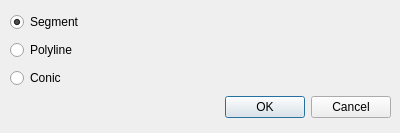
<?xml version="1.0" encoding="UTF-8"?>
<ui version="4.0">
 <class>NewTabDialog</class>
 <widget class="QDialog" name="NewTabDialog">
  <property name="geometry">
   <rect>
    <x>0</x>
    <y>0</y>
    <width>400</width>
    <height>133</height>
   </rect>
  </property>
  <property name="windowTitle">
   <string>Dialog</string>
  </property>
  <widget class="QWidget" name="gridLayoutWidget">
   <property name="geometry">
    <rect>
     <x>10</x>
     <y>10</y>
     <width>381</width>
     <height>113</height>
    </rect>
   </property>
   <layout class="QGridLayout" name="gridLayout">
    <item row="0" column="0">
     <widget class="QRadioButton" name="segmentRadioButton">
      <property name="text">
       <string>Segment</string>
      </property>
      <property name="checked">
       <bool>true</bool>
      </property>
     </widget>
    </item>
    <item row="1" column="0">
     <widget class="QRadioButton" name="polylineRadioButton">
      <property name="enabled">
       <bool>true</bool>
      </property>
      <property name="text">
       <string>Polyline</string>
      </property>
     </widget>
    </item>
    <item row="2" column="0">
     <widget class="QRadioButton" name="conicRadioButton">
      <property name="text">
       <string>Conic</string>
      </property>
     </widget>
    </item>
    <item row="3" column="0">
     <widget class="QDialogButtonBox" name="buttonBox">
      <property name="orientation">
       <enum>Qt::Horizontal</enum>
      </property>
      <property name="standardButtons">
       <set>QDialogButtonBox::Cancel|QDialogButtonBox::Ok</set>
      </property>
     </widget>
    </item>
   </layout>
  </widget>
 </widget>
 <resources/>
 <connections>
  <connection>
   <sender>buttonBox</sender>
   <signal>accepted()</signal>
   <receiver>NewTabDialog</receiver>
   <slot>accept()</slot>
   <hints>
    <hint type="sourcelabel">
     <x>248</x>
     <y>254</y>
    </hint>
    <hint type="destinationlabel">
     <x>157</x>
     <y>274</y>
    </hint>
   </hints>
  </connection>
  <connection>
   <sender>buttonBox</sender>
   <signal>rejected()</signal>
   <receiver>NewTabDialog</receiver>
   <slot>reject()</slot>
   <hints>
    <hint type="sourcelabel">
     <x>316</x>
     <y>260</y>
    </hint>
    <hint type="destinationlabel">
     <x>286</x>
     <y>274</y>
    </hint>
   </hints>
  </connection>
 </connections>
</ui>
